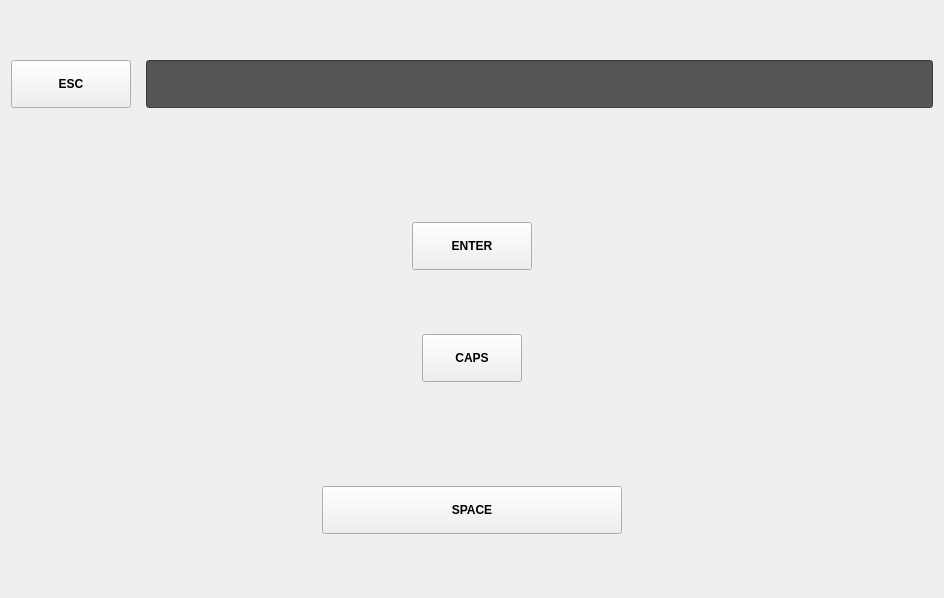
<?xml version="1.0" encoding="UTF-8"?>
<ui version="4.0">
 <class>DlgKeyboard</class>
 <widget class="QDialog" name="DlgKeyboard">
  <property name="geometry">
   <rect>
    <x>0</x>
    <y>0</y>
    <width>944</width>
    <height>598</height>
   </rect>
  </property>
  <property name="windowTitle">
   <string>Dialog</string>
  </property>
  <property name="autoFillBackground">
   <bool>true</bool>
  </property>
  <layout class="QHBoxLayout" name="horizontalLayout_2">
   <property name="spacing">
    <number>6</number>
   </property>
   <item>
    <layout class="QVBoxLayout" name="verticalLayout">
     <property name="spacing">
      <number>15</number>
     </property>
     <item>
      <layout class="QHBoxLayout" name="layout_0">
       <item>
        <widget class="QPushButton" name="pushButton_3">
         <property name="minimumSize">
          <size>
           <width>120</width>
           <height>48</height>
          </size>
         </property>
         <property name="font">
          <font>
           <pointsize>9</pointsize>
           <weight>75</weight>
           <bold>true</bold>
          </font>
         </property>
         <property name="focusPolicy">
          <enum>Qt::NoFocus</enum>
         </property>
         <property name="text">
          <string>ESC</string>
         </property>
        </widget>
       </item>
       <item>
        <widget class="QLineEdit" name="lineEdit">
         <property name="enabled">
          <bool>false</bool>
         </property>
         <property name="minimumSize">
          <size>
           <width>0</width>
           <height>48</height>
          </size>
         </property>
         <property name="font">
          <font>
           <pointsize>15</pointsize>
           <weight>50</weight>
           <bold>false</bold>
          </font>
         </property>
         <property name="focusPolicy">
          <enum>Qt::NoFocus</enum>
         </property>
         <property name="styleSheet">
          <string notr="true">background-color: rgb(85, 85, 85);
color: rgb(255, 255, 255);</string>
         </property>
         <property name="readOnly">
          <bool>true</bool>
         </property>
         <property name="placeholderText">
          <string/>
         </property>
         <property name="clearButtonEnabled">
          <bool>false</bool>
         </property>
        </widget>
       </item>
      </layout>
     </item>
     <item>
      <layout class="QHBoxLayout" name="layout_num">
       <property name="topMargin">
        <number>10</number>
       </property>
       <item>
        <spacer name="horizontalSpacer_19">
         <property name="orientation">
          <enum>Qt::Horizontal</enum>
         </property>
         <property name="sizeHint" stdset="0">
          <size>
           <width>40</width>
           <height>40</height>
          </size>
         </property>
        </spacer>
       </item>
       <item>
        <spacer name="horizontalSpacer_20">
         <property name="orientation">
          <enum>Qt::Horizontal</enum>
         </property>
         <property name="sizeHint" stdset="0">
          <size>
           <width>40</width>
           <height>20</height>
          </size>
         </property>
        </spacer>
       </item>
      </layout>
     </item>
     <item>
      <layout class="QHBoxLayout" name="layout_1">
       <property name="topMargin">
        <number>0</number>
       </property>
       <item>
        <spacer name="horizontalSpacer_11">
         <property name="orientation">
          <enum>Qt::Horizontal</enum>
         </property>
         <property name="sizeHint" stdset="0">
          <size>
           <width>40</width>
           <height>40</height>
          </size>
         </property>
        </spacer>
       </item>
       <item>
        <widget class="QPushButton" name="pushButton_2">
         <property name="minimumSize">
          <size>
           <width>120</width>
           <height>48</height>
          </size>
         </property>
         <property name="font">
          <font>
           <pointsize>9</pointsize>
           <weight>75</weight>
           <bold>true</bold>
          </font>
         </property>
         <property name="focusPolicy">
          <enum>Qt::NoFocus</enum>
         </property>
         <property name="text">
          <string>ENTER</string>
         </property>
        </widget>
       </item>
       <item>
        <spacer name="horizontalSpacer_12">
         <property name="orientation">
          <enum>Qt::Horizontal</enum>
         </property>
         <property name="sizeHint" stdset="0">
          <size>
           <width>40</width>
           <height>20</height>
          </size>
         </property>
        </spacer>
       </item>
      </layout>
     </item>
     <item>
      <layout class="QHBoxLayout" name="layout_2">
       <property name="leftMargin">
        <number>0</number>
       </property>
       <item>
        <spacer name="horizontalSpacer_13">
         <property name="orientation">
          <enum>Qt::Horizontal</enum>
         </property>
         <property name="sizeHint" stdset="0">
          <size>
           <width>40</width>
           <height>40</height>
          </size>
         </property>
        </spacer>
       </item>
       <item>
        <widget class="QPushButton" name="btn_caps">
         <property name="minimumSize">
          <size>
           <width>100</width>
           <height>48</height>
          </size>
         </property>
         <property name="font">
          <font>
           <pointsize>9</pointsize>
           <weight>75</weight>
           <bold>true</bold>
          </font>
         </property>
         <property name="focusPolicy">
          <enum>Qt::NoFocus</enum>
         </property>
         <property name="text">
          <string>CAPS</string>
         </property>
         <property name="checkable">
          <bool>true</bool>
         </property>
        </widget>
       </item>
       <item>
        <spacer name="horizontalSpacer_14">
         <property name="orientation">
          <enum>Qt::Horizontal</enum>
         </property>
         <property name="sizeHint" stdset="0">
          <size>
           <width>40</width>
           <height>20</height>
          </size>
         </property>
        </spacer>
       </item>
      </layout>
     </item>
     <item>
      <layout class="QHBoxLayout" name="layout_3">
       <item>
        <spacer name="horizontalSpacer_15">
         <property name="orientation">
          <enum>Qt::Horizontal</enum>
         </property>
         <property name="sizeHint" stdset="0">
          <size>
           <width>40</width>
           <height>40</height>
          </size>
         </property>
        </spacer>
       </item>
       <item>
        <spacer name="horizontalSpacer_16">
         <property name="orientation">
          <enum>Qt::Horizontal</enum>
         </property>
         <property name="sizeHint" stdset="0">
          <size>
           <width>40</width>
           <height>20</height>
          </size>
         </property>
        </spacer>
       </item>
      </layout>
     </item>
     <item>
      <layout class="QHBoxLayout" name="layout_4">
       <item>
        <spacer name="horizontalSpacer_17">
         <property name="orientation">
          <enum>Qt::Horizontal</enum>
         </property>
         <property name="sizeHint" stdset="0">
          <size>
           <width>40</width>
           <height>20</height>
          </size>
         </property>
        </spacer>
       </item>
       <item>
        <widget class="QPushButton" name="pushButton">
         <property name="minimumSize">
          <size>
           <width>300</width>
           <height>48</height>
          </size>
         </property>
         <property name="font">
          <font>
           <pointsize>9</pointsize>
           <weight>75</weight>
           <bold>true</bold>
          </font>
         </property>
         <property name="focusPolicy">
          <enum>Qt::NoFocus</enum>
         </property>
         <property name="text">
          <string>SPACE</string>
         </property>
        </widget>
       </item>
       <item>
        <spacer name="horizontalSpacer_18">
         <property name="orientation">
          <enum>Qt::Horizontal</enum>
         </property>
         <property name="sizeHint" stdset="0">
          <size>
           <width>40</width>
           <height>20</height>
          </size>
         </property>
        </spacer>
       </item>
      </layout>
     </item>
    </layout>
   </item>
  </layout>
 </widget>
 <resources/>
 <connections/>
</ui>
